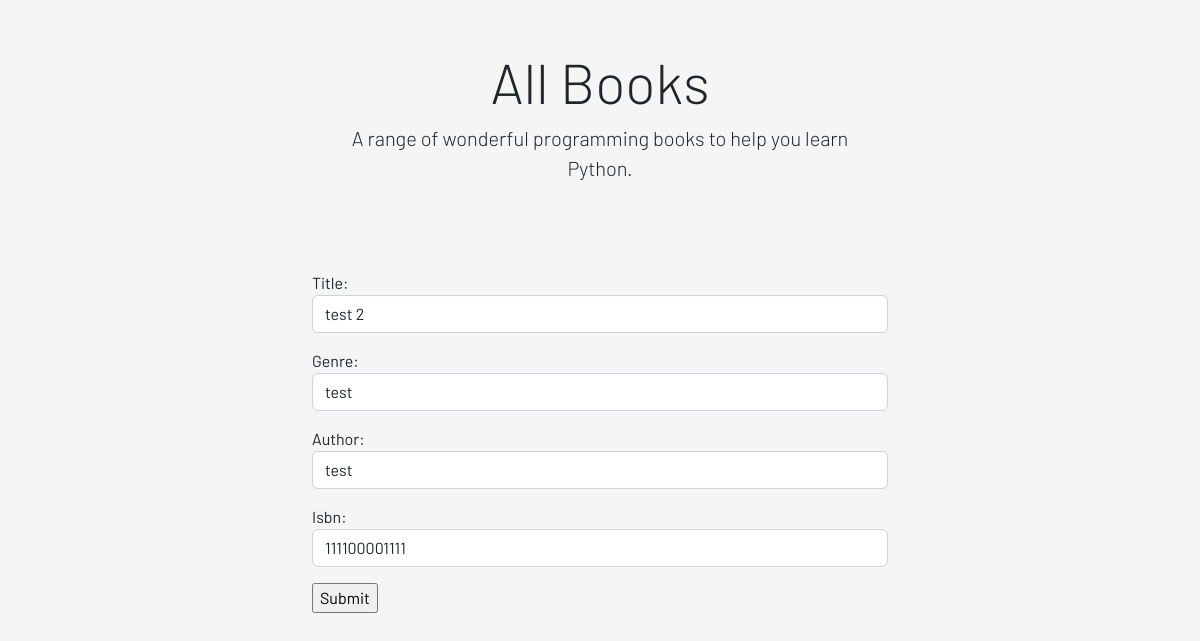
/books/test-2/edit/ (signed in), run on an earlier commit of the app's database.
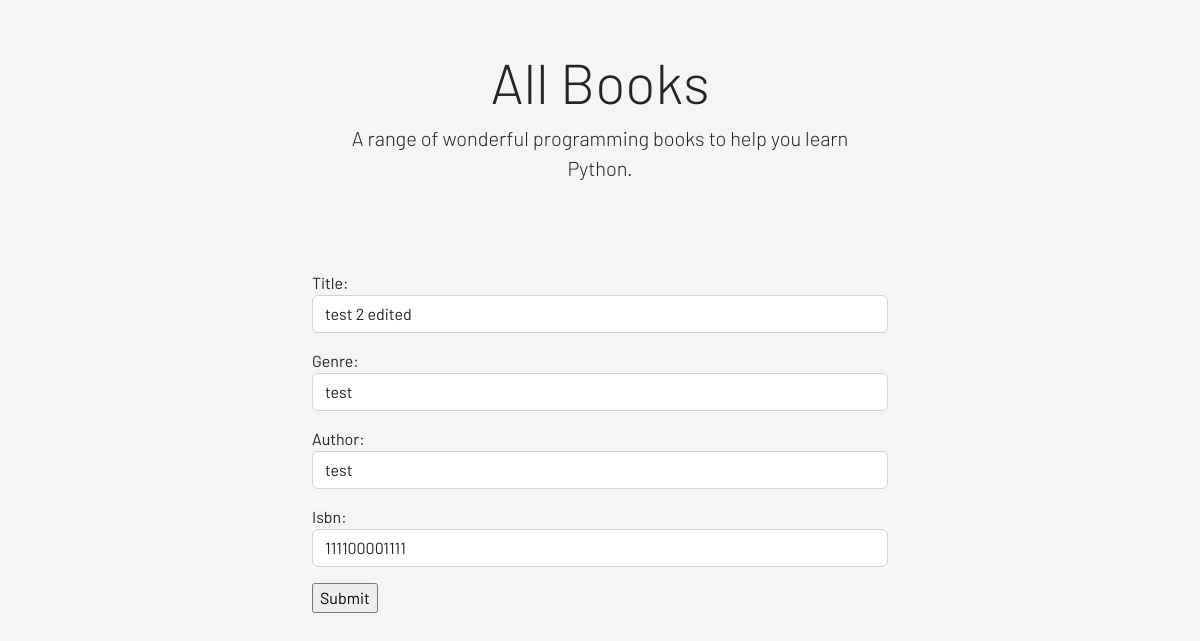
And on a later commit of the database.
### main/models.py (models this page shows, shortened)
class Book(models.Model):
    title = models.CharField(max_length=100)
    slug = models.SlugField(null=True)
    genre = models.CharField(max_length=30)
    author = models.CharField(max_length=30)
    isbn = models.IntegerField()
    count = models.IntegerField(null=True, default=0)

### main/views.py (the view)
# urls.py: path('books/<slug:slug>/edit/', views.BookEditView.as_view(), name='book_edit'),
class BookEditView(UserAccessMixin, UpdateView):
    raise_exception = False
    permission_required = 'main.change_book'
    permission_denied_message = ''
    login_url = '/books/'
    redirect_field_name = 'next'
    model = Book
    form_class = AddForm
    template_name = 'main/add-book.html'
    success_url = '/books/'

### main/forms.py
class AddForm(forms.ModelForm):
    class Meta:
        model = Book
        fields = ('title', 'genre', 'author', 'isbn')
        widgets = {
            'title': forms.TextInput(attrs={'class': 'form-control'}),
            'genre': forms.TextInput(attrs={'class': 'form-control'}),
            'author': forms.TextInput(attrs={'class': 'form-control'}),
            'isbn': forms.TextInput(attrs={'class': 'form-control'}),
        }

### main/common.py (called while the page is built)
    def dispatch(self, request, *args, **kwargs):
        if not self.request.user.is_authenticated:
            return redirect_to_login(self.request.get_full_path(),
                                     self.get_login_url(), self.get_redirect_field_name())
        if not self.has_permission():
            return redirect('/books/')
        return super(UserAccessMixin, self).dispatch(request, *args, **kwargs)

### main/templates/main/add-book.html (shortened to what this page needs)
{% extends "base.html" %}
{% block template %}
    <div class="container" style="max-width:600px">
        <div class="px-3 py-3 pt-md-5 pb-md-4 mx-auto text-center">
            <h1 class="display-4">All Books</h1>
            <p class="lead">A range of wonderful programming books to help you learn Python.</p>
        </div>
        <div class="py-5">
            <div class="row">
                <div class="col-12">
                    <form method="post">
                        {{ form.as_p }}
                        <input type="submit" value="Submit">
                    </form>
                </div>
            </div>
        </div>
    </div>
{% endblock %}

What changed in the data, as far as the page shows it:
changed Book "test": title "test 2" → "test 2 edited"
